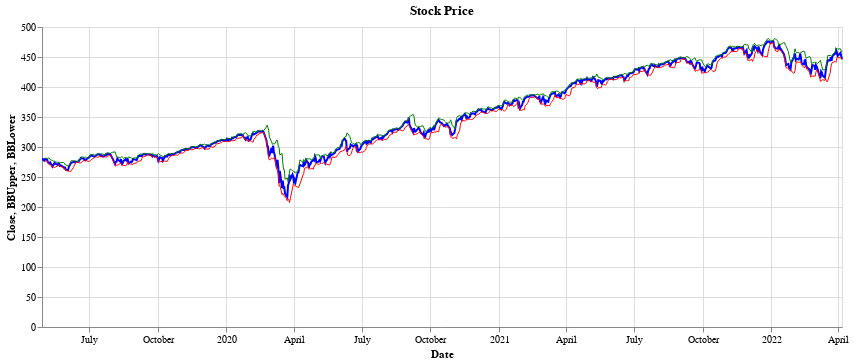

Notebook source saved alongside this figure:
### Code cell
Stock_Chart

### Figure 1 — Vega-Lite specification as saved in the notebook (floating-point values rounded to 4 significant figures; data arrays with more than 128 entries replaced by an {"elided": "..."} marker saying what was removed)
{"config": {"view": {"continuousWidth": 400, "continuousHeight": 300}}, "layer": [{"mark": {"type": "line", "color": "blue"}, "encoding": {"tooltip": [{"field": "date", "format": "%m/%d", "type": "temporal"}, {"field": "Close", "format": ",.2f", "type": "quantitative"}, {"field": "BBUpper", "format": ",.2f", "type": "quantitative"}, {"field": "BBLower", "format": ",.2f", "type": "quantitative"}], "x": {"field": "Date", "type": "temporal"}, "y": {"field": "Close", "type": "quantitative"}}, "height": 300, "title": "Stock Price", "width": 800}, {"mark": {"type": "line", "color": "green", "size": 1}, "encoding": {"x": {"field": "Date", "type": "temporal"}, "y": {"field": "BBUpper", "type": "quantitative"}}}, {"mark": {"type": "line", "color": "red", "size": 1}, "encoding": {"x": {"field": "Date", "type": "temporal"}, "y": {"field": "BBLower", "type": "quantitative"}}}], "data": {"name": "data-f93ac4a96db457827b795588282b5a91"}, "$schema": "https://vega.github.io/schema/vega-lite/v4.17.0.json", "datasets": {"data-f93ac4a96db457827b795588282b5a91": {"elided": "743 records"}}}
